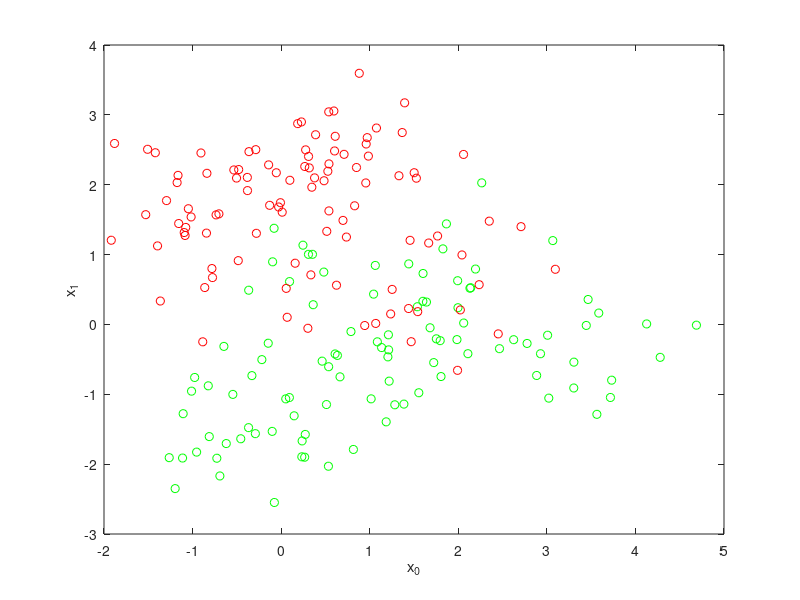

Recreate this plot in MATLAB. (Note: this script raises an error after producing the figure.)
% classasgn1.m
clc, clear, close all;
% Sample classifier program
% Load the training data and divide into the different classes
load classasgntrain1.dat
x0 = classasgntrain1(:,1:2)'; % data vectors for class 0 (2 x N0)
N0 = size(x0,2);
x1 = classasgntrain1(:,3:4)'; % data vectors for class 1 (2 x N1)
N1 = size(x1,2);
N = N0 + N1;
% plot the data
clf;
plot(x0(1,:), x0(2,:),'go');
hold on;
plot(x1(1,:), x1(2,:),'ro');
xlabel('x_0');
ylabel('x_1');
%%%%%%%%%%%%%%%%%%%%%%%%%%%%%%%%%%%%%%%%%%%%%% 
% Linear regression classifier
% Build the X matrix
X = [ones(N0,1) x0'; ones(N1,1) x1'];
% Build the indicator response matrix 
Y = [ones(N0,1) zeros(N0,1); zeros(N1,1) ones(N1,1)];
% Find the parameter matrix
Bhat = (X'*X) \ X'* Y;
% Find the approximate response
Yhat = X*Bhat;
Yhathard = Yhat > 0.5; % threshold into different classes
nerr = sum(sum(abs(Yhathard - Y)))/2; % count the total number of errors 
errrate_linregress_train = nerr / N;
% Now test on new (testing data)
Ntest0 = 5000; % number of class 0 points to generate
Ntest1 = 5000; % number of class 1 points to generate
xtest0 = gendat2(0,Ntest0); % generate the test data for class 0 
xtest1 = gendat2(1,Ntest1); % generate the test data for class 1

%# create file, and write the title and number of columns
fid = fopen('outputFile.dat', 'wt');
fclose(fid);
%# append rest of data
dlmwrite('outputFile.dat', [xtest0' xtest1'], '-append', 'delimiter','\t')

nerr = 0;
for i=1:Ntest0
yhat = [1 xtest0(:,i)']*Bhat;
if(yhat(2) > yhat(1)) % error: chose class 1 over class 0 
nerr = nerr+1;
 end
end
for i=1:Ntest1
 yhat = [1 xtest1(:,i)']*Bhat;
 if(yhat(1) > yhat(2)) % error: chose class 0 over class 1
 nerr = nerr+1;
 end
end
errrate_linregress_test = nerr / (Ntest0 + Ntest1);
% Plot the performance across the window (that is, plot the classification regions)
xmin = min([x0(1,:) x1(1,:)]); xmax = max([x0(1,:) x1(1,:)]);
ymin = min([x0(2,:) x1(2,:)]); ymax = max([x0(2,:) x1(2,:)]);
xpl = linspace(xmin,xmax,100);
ypl = linspace(ymin,ymax,100);
redpts = []; % class 1 estimates
greenpts = [];% class 0 estimatees
% loop over all points
for x = xpl
 for y = ypl
 yhat = [1 x y]*Bhat;
 if(yhat(1) > yhat(2)) % choose class 0 over class 1
 greenpts = [greenpts [x;y]];
 else
 redpts = [redpts [x;y]];
 end
 end
end
% Plot classification regions
plot(greenpts(1,:), greenpts(2,:),'g.','MarkerSize',0.25);
plot(redpts(1,:),redpts(2,:),'r.','MarkerSize',0.25);
% Plot training data
plot(xtest0(1,:), xtest0(2,:), 'g.','MarkerSize',0.5);
plot(xtest1(1,:), xtest1(2,:), 'r.','MarkerSize',0.5);
axis tight
